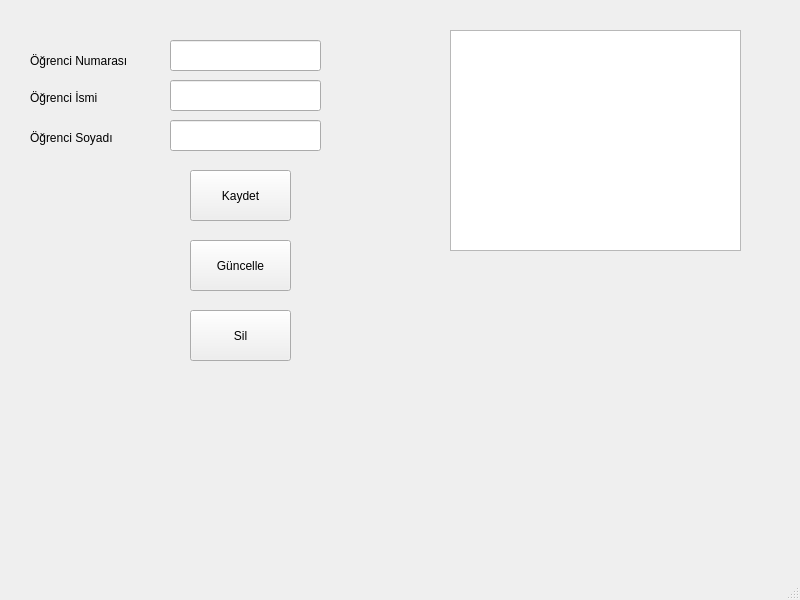
<?xml version="1.0" encoding="UTF-8"?>
<ui version="4.0">
 <class>MainWindow</class>
 <widget class="QMainWindow" name="MainWindow">
  <property name="geometry">
   <rect>
    <x>0</x>
    <y>0</y>
    <width>800</width>
    <height>600</height>
   </rect>
  </property>
  <property name="windowTitle">
   <string>MainWindow</string>
  </property>
  <widget class="QWidget" name="centralwidget">
   <widget class="QLabel" name="label_2">
    <property name="geometry">
     <rect>
      <x>30</x>
      <y>90</y>
      <width>111</width>
      <height>16</height>
     </rect>
    </property>
    <property name="text">
     <string>Öğrenci İsmi</string>
    </property>
   </widget>
   <widget class="QPushButton" name="Kaydet">
    <property name="geometry">
     <rect>
      <x>190</x>
      <y>170</y>
      <width>101</width>
      <height>51</height>
     </rect>
    </property>
    <property name="text">
     <string>Kaydet</string>
    </property>
   </widget>
   <widget class="QTableView" name="tableView">
    <property name="geometry">
     <rect>
      <x>450</x>
      <y>30</y>
      <width>291</width>
      <height>221</height>
     </rect>
    </property>
   </widget>
   <widget class="QPushButton" name="Guncelle">
    <property name="geometry">
     <rect>
      <x>190</x>
      <y>240</y>
      <width>101</width>
      <height>51</height>
     </rect>
    </property>
    <property name="text">
     <string>Güncelle</string>
    </property>
   </widget>
   <widget class="QLineEdit" name="ad">
    <property name="geometry">
     <rect>
      <x>170</x>
      <y>80</y>
      <width>151</width>
      <height>31</height>
     </rect>
    </property>
   </widget>
   <widget class="QLineEdit" name="soyad">
    <property name="geometry">
     <rect>
      <x>170</x>
      <y>120</y>
      <width>151</width>
      <height>31</height>
     </rect>
    </property>
   </widget>
   <widget class="QLabel" name="label">
    <property name="geometry">
     <rect>
      <x>30</x>
      <y>50</y>
      <width>111</width>
      <height>21</height>
     </rect>
    </property>
    <property name="text">
     <string>Öğrenci Numarası</string>
    </property>
   </widget>
   <widget class="QLineEdit" name="numara">
    <property name="geometry">
     <rect>
      <x>170</x>
      <y>40</y>
      <width>151</width>
      <height>31</height>
     </rect>
    </property>
   </widget>
   <widget class="QPushButton" name="Sil">
    <property name="geometry">
     <rect>
      <x>190</x>
      <y>310</y>
      <width>101</width>
      <height>51</height>
     </rect>
    </property>
    <property name="text">
     <string>Sil</string>
    </property>
   </widget>
   <widget class="QLabel" name="label_3">
    <property name="geometry">
     <rect>
      <x>30</x>
      <y>130</y>
      <width>111</width>
      <height>16</height>
     </rect>
    </property>
    <property name="text">
     <string>Öğrenci Soyadı</string>
    </property>
   </widget>
  </widget>
  <widget class="QMenuBar" name="menubar">
   <property name="geometry">
    <rect>
     <x>0</x>
     <y>0</y>
     <width>800</width>
     <height>20</height>
    </rect>
   </property>
  </widget>
  <widget class="QStatusBar" name="statusbar"/>
 </widget>
 <resources/>
 <connections/>
</ui>
